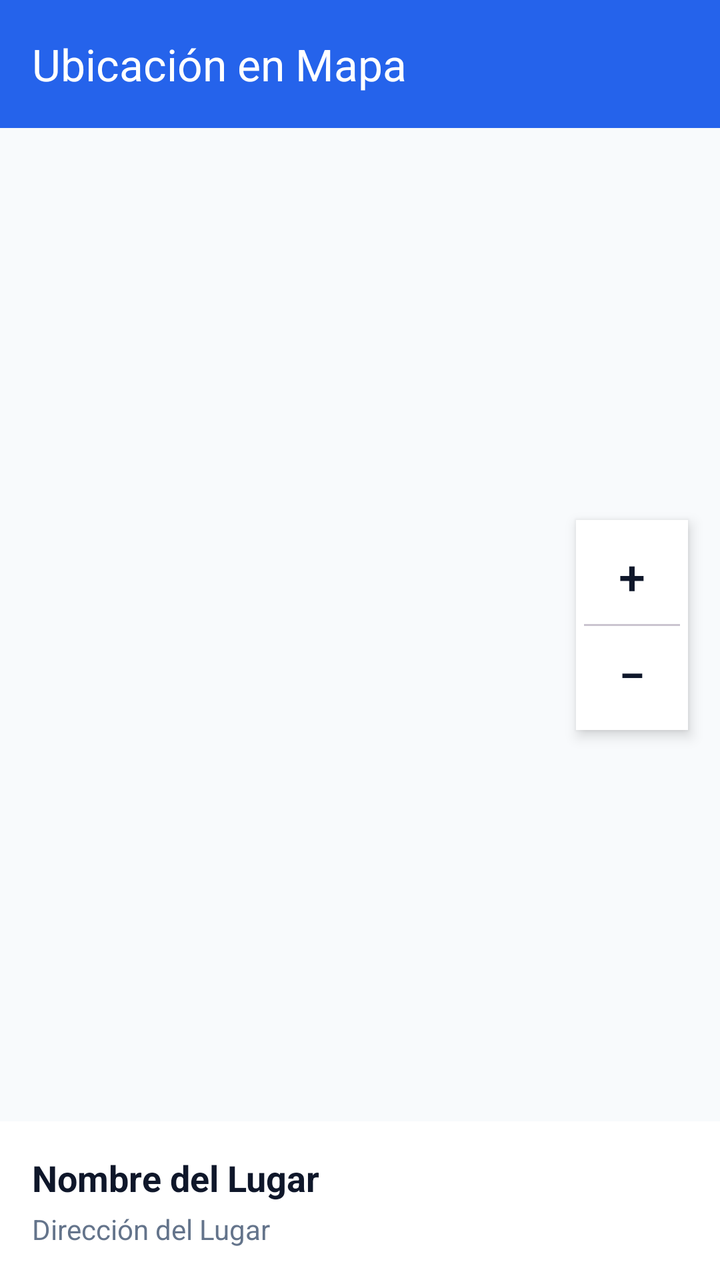
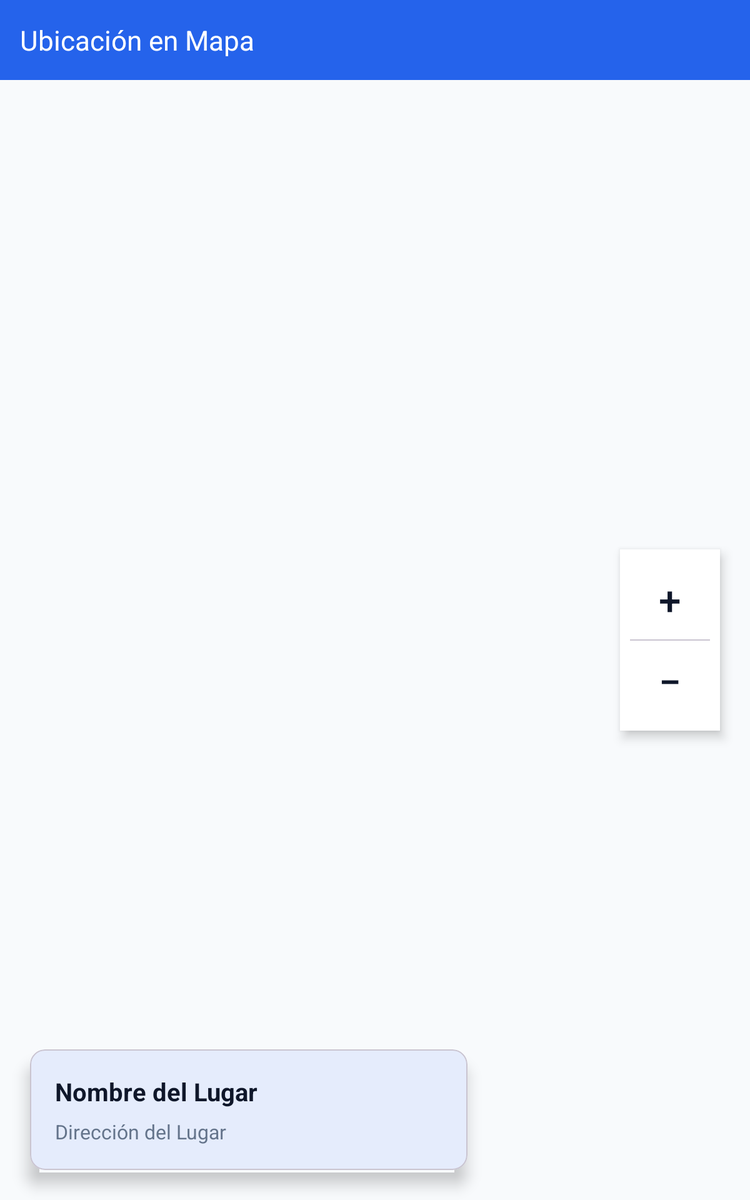

First picture: res/layout/ on a phone held upright. Second picture: the repository's own variant of that layout, on a device whose configuration matches the variant's folder. Source for both follows.
<!-- AndroidManifest.xml: application theme Theme.ITANES -->
<!-- res/layout/activity_map.xml -->
<?xml version="1.0" encoding="utf-8"?>
<androidx.constraintlayout.widget.ConstraintLayout xmlns:android="http://schemas.android.com/apk/res/android"
    xmlns:app="http://schemas.android.com/apk/res-auto"
    xmlns:tools="http://schemas.android.com/tools"
    android:layout_width="match_parent"
    android:layout_height="match_parent"
    android:background="?attr/android:windowBackground"
    tools:context=".ui.map.MapActivity">

    <androidx.appcompat.widget.Toolbar
        android:id="@+id/toolbarMap"
        android:layout_width="0dp"
        android:layout_height="?attr/actionBarSize"
        android:background="?attr/colorPrimary"
        app:layout_constraintEnd_toEndOf="parent"
        app:layout_constraintStart_toStartOf="parent"
        app:layout_constraintTop_toTopOf="parent"
        app:navigationIconTint="?attr/colorOnPrimary"
        app:title="@string/title_map"
        app:titleTextColor="?attr/colorOnPrimary" />

    <FrameLayout
        android:id="@+id/mapContainer"
        android:layout_width="0dp"
        android:layout_height="0dp"
        app:layout_constraintBottom_toTopOf="@+id/layoutPlaceInfo"
        app:layout_constraintEnd_toEndOf="parent"
        app:layout_constraintStart_toStartOf="parent"
        app:layout_constraintTop_toBottomOf="@+id/toolbarMap" />

    <LinearLayout
        android:id="@+id/layoutZoomControls"
        android:layout_width="wrap_content"
        android:layout_height="wrap_content"
        android:layout_marginEnd="16dp"
        android:background="?attr/colorSurface"
        android:elevation="4dp"
        android:orientation="vertical"
        android:padding="4dp"
        app:layout_constraintBottom_toBottomOf="@+id/mapContainer"
        app:layout_constraintEnd_toEndOf="parent"
        app:layout_constraintTop_toTopOf="@+id/mapContainer">

        <com.google.android.material.button.MaterialButton
            android:id="@+id/buttonZoomIn"
            style="@style/Widget.Material3.Button.TextButton"
            android:layout_width="48dp"
            android:layout_height="48dp"
            android:contentDescription="@string/zoom_in"
            android:insetLeft="0dp"
            android:insetTop="0dp"
            android:insetRight="0dp"
            android:insetBottom="0dp"
            android:text="+"
            android:textColor="?attr/colorOnSurface"
            android:textSize="24sp"
            app:iconPadding="0dp" />

        <View
            android:layout_width="match_parent"
            android:layout_height="1dp"
            android:background="?attr/colorOutlineVariant" />

        <com.google.android.material.button.MaterialButton
            android:id="@+id/buttonZoomOut"
            style="@style/Widget.Material3.Button.TextButton"
            android:layout_width="48dp"
            android:layout_height="48dp"
            android:contentDescription="@string/zoom_out"
            android:insetLeft="0dp"
            android:insetTop="0dp"
            android:insetRight="0dp"
            android:insetBottom="0dp"
            android:text="−"
            android:textColor="?attr/colorOnSurface"
            android:textSize="24sp"
            app:iconPadding="0dp" />

    </LinearLayout>

    <LinearLayout
        android:id="@+id/layoutPlaceInfo"
        android:layout_width="0dp"
        android:layout_height="wrap_content"
        android:background="?attr/colorSurface"
        android:orientation="vertical"
        android:padding="16dp"
        app:layout_constraintBottom_toBottomOf="parent"
        app:layout_constraintEnd_toEndOf="parent"
        app:layout_constraintStart_toStartOf="parent">

        <TextView
            android:id="@+id/textMapPlaceName"
            android:layout_width="match_parent"
            android:layout_height="wrap_content"
            android:textColor="?attr/colorOnSurface"
            android:textSize="18sp"
            android:textStyle="bold"
            tools:text="Nombre del Lugar" />

        <TextView
            android:id="@+id/textMapPlaceAddress"
            android:layout_width="match_parent"
            android:layout_height="wrap_content"
            android:layout_marginTop="4dp"
            android:textColor="?attr/colorOnSurfaceVariant"
            android:textSize="14sp"
            tools:text="Dirección del Lugar" />

    </LinearLayout>

</androidx.constraintlayout.widget.ConstraintLayout>
<!-- resources referenced by this layout -->
<resources>
  <string name="title_map">Ubicación en Mapa</string>
  <string name="zoom_in">Acercar mapa</string>
  <string name="zoom_out">Alejar mapa</string>
  <style name="Theme.ITANES" parent="Base.Theme.ITANES" />
  <style name="Base.Theme.ITANES" parent="Theme.Material3.DayNight.NoActionBar">
          
          <item name="colorPrimary">@color/blue_primary</item>
          <item name="colorOnPrimary">@color/light_on_primary</item>
          <item name="colorPrimaryContainer">@color/blue_primary_dark</item>
          <item name="colorOnPrimaryContainer">@color/light_on_primary</item>
  
          
          <item name="colorSecondary">@color/amber_secondary</item>
          <item name="colorOnSecondary">@color/white</item>
  
          
          <item name="android:statusBarColor">@color/blue_primary_dark</item>
  
          
          <item name="android:windowBackground">@color/light_background</item>
          <item name="colorSurface">@color/light_surface</item>
          <item name="colorOnSurface">@color/light_text_primary</item>
          <item name="colorOnSurfaceVariant">@color/light_text_secondary</item>
  
          
          <item name="colorError">@color/color_error</item>
      </style>
  <color name="blue_primary">#2563EB</color>
  <color name="light_on_primary">#FFFFFF</color>
  <color name="blue_primary_dark">#1D4ED8</color>
  <color name="amber_secondary">#F59E0B</color>
  <color name="white">#FFFFFFFF</color>
  <color name="light_background">#F8FAFC</color>
  <color name="light_surface">#FFFFFF</color>
  <color name="light_text_primary">#0F172A</color>
  <color name="light_text_secondary">#64748B</color>
  <color name="color_error">#EF4444</color>
</resources>
<!-- res/layout-sw600dp/activity_map.xml (the repository's variant of the layout above) -->
<!-- drawn on a 7-inch tablet held upright -->
<?xml version="1.0" encoding="utf-8"?>
<androidx.constraintlayout.widget.ConstraintLayout xmlns:android="http://schemas.android.com/apk/res/android"
    xmlns:app="http://schemas.android.com/apk/res-auto"
    xmlns:tools="http://schemas.android.com/tools"
    android:layout_width="match_parent"
    android:layout_height="match_parent"
    android:background="?attr/android:windowBackground"
    tools:context=".ui.map.MapActivity">

    <androidx.appcompat.widget.Toolbar
        android:id="@+id/toolbarMap"
        android:layout_width="0dp"
        android:layout_height="?attr/actionBarSize"
        android:background="?attr/colorPrimary"
        app:layout_constraintEnd_toEndOf="parent"
        app:layout_constraintStart_toStartOf="parent"
        app:layout_constraintTop_toTopOf="parent"
        app:navigationIconTint="?attr/colorOnPrimary"
        app:title="@string/title_map"
        app:titleTextColor="?attr/colorOnPrimary" />

    <FrameLayout
        android:id="@+id/mapContainer"
        android:layout_width="0dp"
        android:layout_height="0dp"
        app:layout_constraintBottom_toBottomOf="parent"
        app:layout_constraintEnd_toEndOf="parent"
        app:layout_constraintStart_toStartOf="parent"
        app:layout_constraintTop_toBottomOf="@+id/toolbarMap" />

    <LinearLayout
        android:id="@+id/layoutZoomControls"
        android:layout_width="wrap_content"
        android:layout_height="wrap_content"
        android:layout_marginEnd="24dp"
        android:background="?attr/colorSurface"
        android:elevation="6dp"
        android:orientation="vertical"
        android:padding="8dp"
        app:layout_constraintBottom_toBottomOf="parent"
        app:layout_constraintEnd_toEndOf="parent"
        app:layout_constraintTop_toTopOf="@+id/mapContainer">

        <com.google.android.material.button.MaterialButton
            android:id="@+id/buttonZoomIn"
            style="@style/Widget.Material3.Button.TextButton"
            android:layout_width="64dp"
            android:layout_height="64dp"
            android:contentDescription="@string/zoom_in"
            android:text="+"
            android:textColor="?attr/colorOnSurface"
            android:textSize="32sp" />

        <View
            android:layout_width="match_parent"
            android:layout_height="1dp"
            android:background="?attr/colorOutlineVariant" />

        <com.google.android.material.button.MaterialButton
            android:id="@+id/buttonZoomOut"
            style="@style/Widget.Material3.Button.TextButton"
            android:layout_width="64dp"
            android:layout_height="64dp"
            android:contentDescription="@string/zoom_out"
            android:text="−"
            android:textColor="?attr/colorOnSurface"
            android:textSize="32sp" />

    </LinearLayout>

    <com.google.android.material.card.MaterialCardView
        android:id="@+id/cardPlaceInfo"
        android:layout_width="350dp"
        android:layout_height="wrap_content"
        android:layout_marginStart="24dp"
        android:layout_marginBottom="24dp"
        app:cardBackgroundColor="?attr/colorSurface"
        app:cardCornerRadius="12dp"
        app:cardElevation="8dp"
        app:layout_constraintBottom_toBottomOf="parent"
        app:layout_constraintStart_toStartOf="parent">

        <LinearLayout
            android:layout_width="match_parent"
            android:layout_height="wrap_content"
            android:orientation="vertical"
            android:padding="20dp">

            <TextView
                android:id="@+id/textMapPlaceName"
                android:layout_width="match_parent"
                android:layout_height="wrap_content"
                android:textColor="?attr/colorOnSurface"
                android:textSize="20sp"
                android:textStyle="bold"
                tools:text="Nombre del Lugar" />

            <TextView
                android:id="@+id/textMapPlaceAddress"
                android:layout_width="match_parent"
                android:layout_height="wrap_content"
                android:layout_marginTop="8dp"
                android:textColor="?attr/colorOnSurfaceVariant"
                android:textSize="16sp"
                tools:text="Dirección del Lugar" />

        </LinearLayout>
    </com.google.android.material.card.MaterialCardView>

</androidx.constraintlayout.widget.ConstraintLayout>
